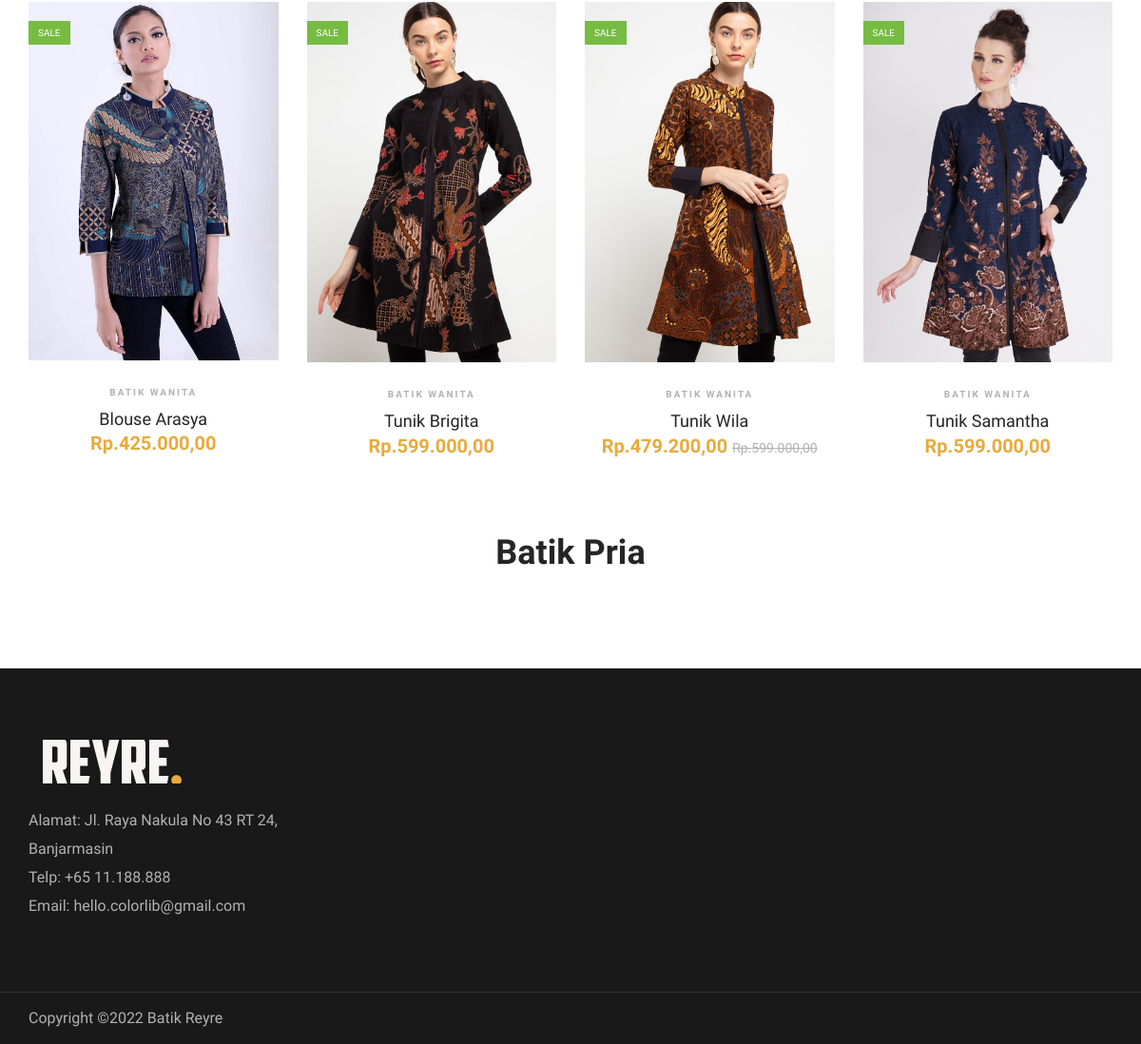
Before: / (lower part) with the older database file.
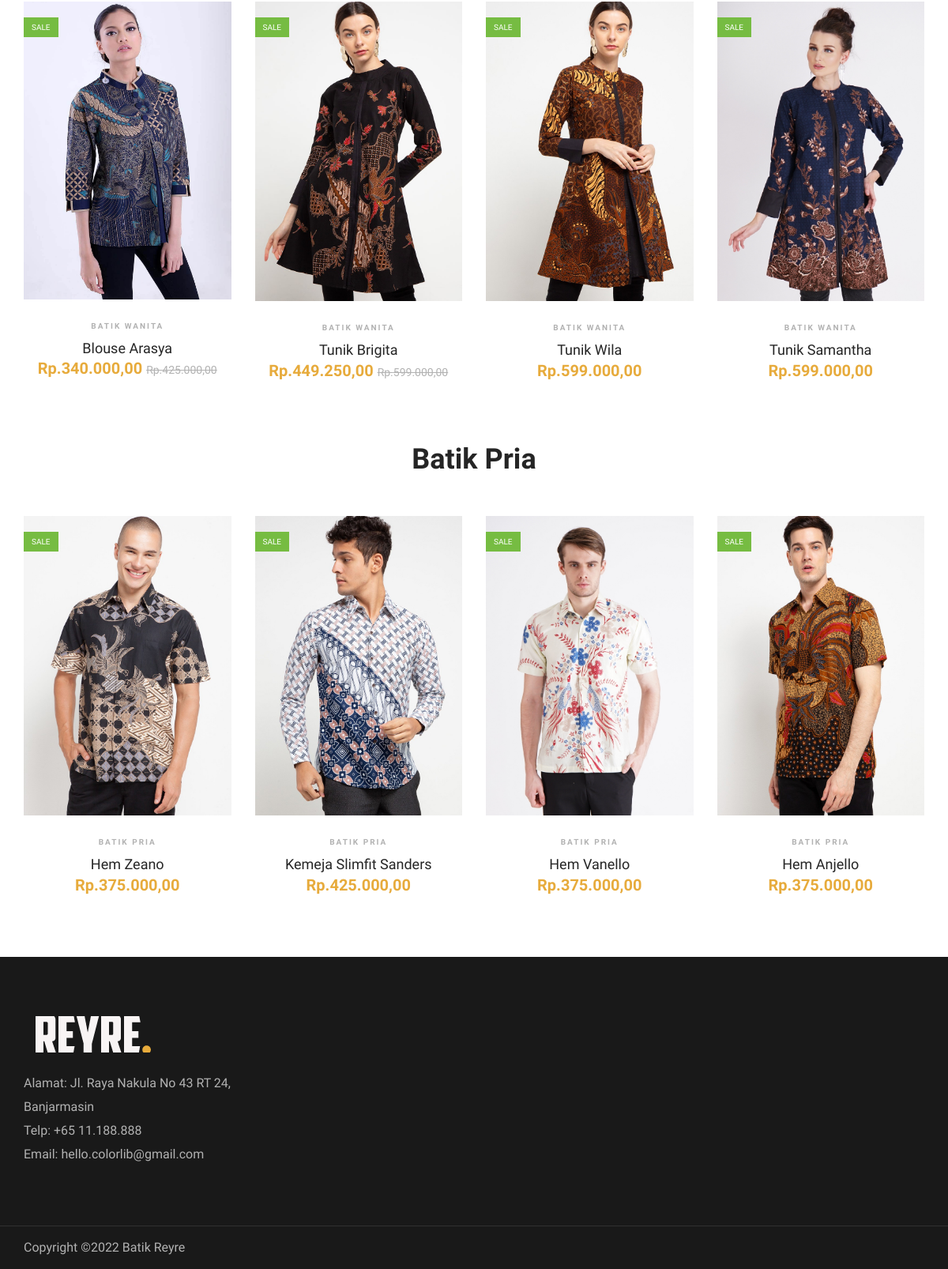
After: the same page with the newer database file.
### tables this page shows
CREATE TABLE `tbl_barang` (
  `no_brg` varchar(50) NOT NULL,
  `nm_brg` varchar(250) NOT NULL,
  `tgl_msk` date NOT NULL,
  `ktgri_brg` varchar(50) NOT NULL,
  `ketersediaan` varchar(20) NOT NULL,
  `harga` int(100) NOT NULL,
  `hpp_barang` int(100) NOT NULL,
  `diskon` int(11) NOT NULL,
  `harga_akhir` int(100) NOT NULL,
  `deskripsi` varchar(500) NOT NULL,
  `gambar` varchar(250) NOT NULL
);

### index.php (the view, shortened to what this page needs)
<!DOCTYPE html>
<html lang="zxx">
<head>
    <link rel="stylesheet" href="css/bootstrap.min.css" type="text/css">
    <link rel="stylesheet" href="css/font-awesome.min.css" type="text/css">
    <link rel="stylesheet" href="css/themify-icons.css" type="text/css">
    <link rel="stylesheet" href="css/elegant-icons.css" type="text/css">
    <link rel="stylesheet" href="css/owl.carousel.min.css" type="text/css">
    <link rel="stylesheet" href="css/nice-select.css" type="text/css">
    <link rel="stylesheet" href="css/jquery-ui.min.css" type="text/css">
    <link rel="stylesheet" href="css/slicknav.min.css" type="text/css">
    <link rel="stylesheet" href="css/style.css" type="text/css">
</head>
<body>
<?php include "menu.php"; ?>
    <div class="related-products spad">
        <div class="container">
            <div class="row">
			<?php
				$sql = mysqli_query($koneksi, "SELECT * FROM tbl_barang WHERE ktgri_brg='Batik Wanita' ORDER BY RAND() ASC limit 4");
				while($recommend = mysqli_fetch_array($sql)){
			?>
                <div class="col-lg-3 col-sm-6">
                    <div class="product-item">
                        <div class="pi-pic">
                            <img src="paneladmin/<?php echo $recommend['gambar']; ?>" alt="">
                            <div class="sale">Sale</div>
                        </div>
                        <div class="pi-text">
                            <div class="catagory-name"><?php echo $recommend['ktgri_brg']; ?></div>
                            <a href="#">
                                <h5><?php echo $recommend['nm_brg']; ?></h5>
                            </a>
                            <div class="product-price">
                                Rp.<?php echo number_format($recommend['harga_akhir'],2,",",".");?>
                                <?php
									if( $recommend['diskon'] > 0 ){
								?>
									<span>Rp.<?php echo number_format($recommend['harga'],2,",",".");?></span>
								<?php
									}
								?>
                            </div>
                        </div>
                    </div>
                </div>
				<?php
					}
				?>
            </div>
        </div>
    </div>
    <div class="related-products spad">
        <div class="container">
            <div class="row">
                <div class="col-lg-12">
                    <div class="section-title">
                        <h2>Batik Pria</h2>
                    </div>
                </div>
            </div>
            <div class="row">
			<?php
				$sql2 = mysqli_query($koneksi, "SELECT * FROM tbl_barang WHERE ktgri_brg='Batik Pria' ORDER BY RAND() ASC limit 4");
				while($recommend2 = mysqli_fetch_array($sql2)){
			?>
                <div class="col-lg-3 col-sm-6">
                    <div class="product-item">
                        <div class="pi-pic">
                            <img src="paneladmin/<?php echo $recommend2['gambar']; ?>" alt="">
                            <div class="sale">Sale</div>
                        </div>
                        <div class="pi-text">
                            <div class="catagory-name"><?php echo $recommend2['ktgri_brg']; ?></div>
                            <a href="#">
                                <h5><?php echo $recommend2['nm_brg']; ?></h5>
                            </a>
                            <div class="product-price">
                                Rp.<?php echo number_format($recommend2['harga_akhir'],2,",",".");?>
                            </div>
                        </div>
                    </div>
                </div>
				<?php
					}
				?>
            </div>
        </div>
    </div>
<?php include "footer.php"; ?>
</body>
</html>

### footer.php (shortened to what this page needs)
    <footer class="footer-section">
        <div class="container">
            <div class="row">
                <div class="col-lg-3">
                    <div class="footer-left">
                        <div class="footer-logo">
                            <a href="#"><img src="img/reyre logo footer.png" alt=""></a>
                        </div>
                        <ul>
                            <li>Alamat: Jl. Raya Nakula No 43 RT 24, Banjarmasin</li>
                            <li>Telp: +65 11.188.888</li>
                            <li>Email: hello.colorlib@gmail.com</li>
                        </ul>
                    </div>
                </div>
            </div>
        </div>
        <div class="copyright-reserved">
            <div class="container">
                <div class="row">
                    <div class="col-lg-12">
                        <div class="copyright-text copyright-date">
Copyright &copy;<script>document.write(new Date().getFullYear());</script> Batik Reyre
                        </div>
                    </div>
                </div>
            </div>
        </div>
    </footer>

### css/style.css (style rules this page uses)
html, body { height: 100%; font-family: "Muli", sans-serif; -webkit-font-smoothing: antialiased; font-smoothing: antialiased; }
h1, h2, h3, h4, h5, h6 { margin: 0; color: #111111; font-weight: 400; font-family: "Muli", sans-serif; }
h2 { font-size: 36px; }
h5 { font-size: 18px; }
img { max-width: 100%; }
ul, ol { padding: 0; margin: 0; }
.section-title { margin-bottom: 40px; text-align: center; }
.section-title h2 { color: #252525; font-size: 36px; font-weight: 700; margin-bottom: 38px; position: relative; }
.section-title h2:before { position: absolute; left: 0; right: 0; bottom: -14px; width: 80px; height: 3px; background: #e7ab3c; content: ""; margin: 0 auto; }
.spad { padding-top: 100px; padding-bottom: 100px; }
.product-item { margin-bottom: 26px; }
.product-item .pi-pic { overflow: hidden; position: relative; }
.product-item .pi-pic img { min-width: 100%; }
.product-item .pi-pic .sale { color: #ffffff; font-size: 10px; background: #76BC42; position: absolute; left: 0; top: 20px; padding: 5px 10px; text-transform: uppercase; }
.product-item .pi-text { text-align: center; padding-top: 26px; }
.product-item .pi-text .catagory-name { font-size: 10px; color: #b2b2b2; font-weight: 700; letter-spacing: 2px; text-transform: uppercase; margin-bottom: 10px; }
.product-item .pi-text a { display: block; }
.product-item .pi-text a h5 { color: #252525; }
.product-item .pi-text .product-price { color: #e7ab3c; font-size: 20px; font-weight: 700; }
.product-item .pi-text .product-price span { font-size: 14px; font-weight: 400; color: #b2b2b2; text-decoration: line-through; }
.footer-section { background: #191919; padding-top: 75px; }
.footer-left { margin-bottom: 30px; }
.footer-left .footer-logo { margin-bottom: 24px; }
.footer-left .footer-logo a { display: inline-block; }
.footer-left ul li { list-style: none; color: #b2b2b2; font-size: 16px; line-height: 30px; }
.copyright-reserved { border-top: 1px solid #303030; padding: 15px 0; margin-top: 45px; }
.copyright-reserved .copyright-text { float: left; font-size: 16px; color: #b2b2b2; }
.related-products { padding-top: 0; padding-bottom: 50px; }
.related-products .section-title { margin-bottom: 50px; }
.related-products .section-title h2:before { display: none; }
@media only screen and (min-width: 1200px) { .container { max-width: 1170px; } }

Changed rows visible on the page:
changed tbl_barang "Blouse Arasya": harga_akhir "425.000,00" → "340.000,00"; diskon 0 → 20 (drawn); harga (not shown) → "425.000,00"
changed tbl_barang "Tunik Brigita": harga_akhir "599.000,00" → "449.250,00"; diskon 0 → 25 (drawn); harga (not shown) → "599.000,00"
changed tbl_barang "Tunik Wila": harga_akhir "479.200,00" → "599.000,00"; diskon 20 → 0 (drawn); harga "599.000,00" → (not shown)
added tbl_barang: gambar (picture), ktgri_brg "BATIK PRIA", nm_brg "Hem Zeano", harga_akhir "375.000,00", shown under "Batik Pria"
added tbl_barang: gambar (picture), ktgri_brg "BATIK PRIA", nm_brg "Kemeja Slimfit Sanders", harga_akhir "425.000,00", shown under "Batik Pria"
added tbl_barang: gambar (picture), ktgri_brg "BATIK PRIA", nm_brg "Hem Vanello", harga_akhir "375.000,00", shown under "Batik Pria"
added tbl_barang: gambar (picture), ktgri_brg "BATIK PRIA", nm_brg "Hem Anjello", harga_akhir "375.000,00", shown under "Batik Pria"
